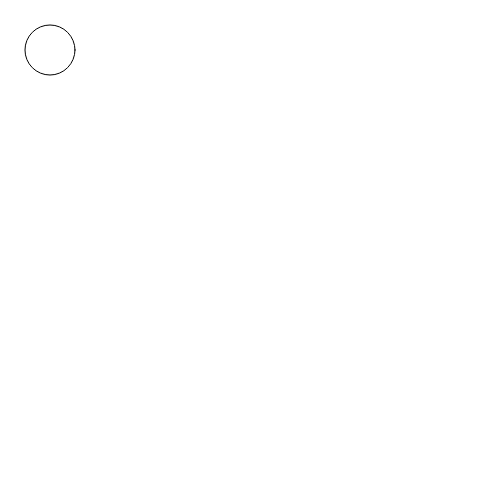
Frame 1 (no input)
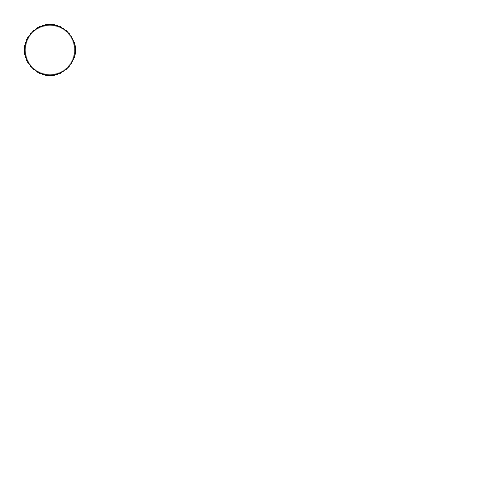
Frame 60 (no input)
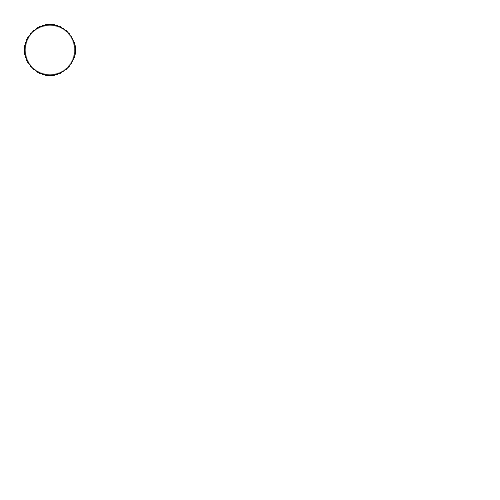
Frame 120 (the mouse pressed at the canvas centre since frame 60)

The p5.js sketch that drew these frames (run headless with seeded random() and noise() and a simulated clock; from frame 60 on, the mouse is pressed at the canvas centre):

// p5.js sketch
// ── sketch.js
function setup() {
	createCanvas(500,500);
}


function draw() {
	ellipse(50,50,50,50);
}
